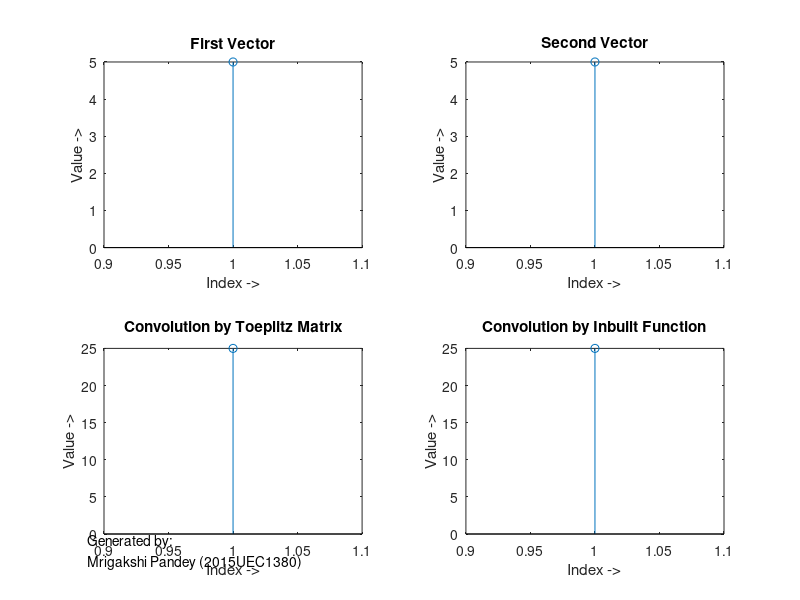

Source code (MATLAB):
%Author- Mrigakshi Pandey (2015UEC1380)
% Assignment (Circular Cross-correlation)
%.......................................

close all;
clear all;
clc;

X=input('Input First Vector: ');
a=length(X);

Y=input('Input Second Vector: ');
b=length(Y);

if a>b
    Y=[Y,zeros(1,a-b)];
    b=a;
end

if b>a
    X=[X,zeros(1,b-a)];
    a=b;    
end

t=1:1:b;

subplot(2,2,1);
stem(X);
title('First Vector');
xlabel('Index ->');
ylabel('Value ->');

X=[zeros(1,a-1),X];
for i=1:1:a-1
    X(i)=X(a+i);
end

X=X(1:a);

subplot(2,2,2);
stem(Y);
title('Second Vector');
xlabel('Index ->');
ylabel('Value ->');

A=cconv(X,Y,b);

Xt=X';
temp=X';

for i=1:1:b-1
    temp=[0;temp];
    temp(1)=temp(b+1);
    temp=temp(1:b);
    
    Xt=[Xt,temp];
end

Z=Xt*Y';

subplot(2,2,3);
stem(t,Z);
title('Convolution by Toeplitz Matrix');
xlabel('Index ->');
ylabel('Value ->');

subplot(2,2,4);
stem(t,A);
title('Convolution by Inbuilt Function');
xlabel('Index ->');
ylabel('Value ->');
dim = [0.11 0.081 0 0];
str = {'Generated by:','Mrigakshi Pandey (2015UEC1380)'};
annotation('textbox',dim,'String',str,'FitBoxToText','on');